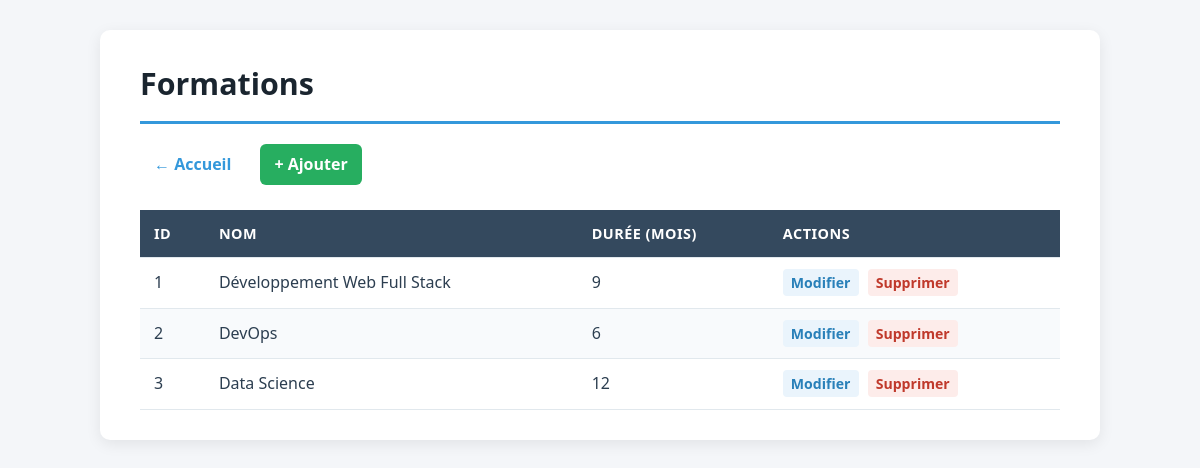
Screenshot of /formations/index.php with the database file from the repository.
### tables this page shows
CREATE TABLE formations (
    id INT AUTO_INCREMENT PRIMARY KEY,
    nom VARCHAR(100) NOT NULL,
    duree_mois INT NOT NULL
);

### formations/index.php (the view, shortened to what this page needs)
<?php
require_once '../database/connexion.php';
$formations = $pdo->query("SELECT * FROM formations ORDER BY id")->fetchAll();
?>
<!DOCTYPE html>
<html lang="fr">
<head>
    <link rel="stylesheet" href="/tp7-crud/style.css">
</head>
<body>
    <div class="container">
        <h1>Formations</h1>
        <div class="nav">
            <a href="../index.php">← Accueil</a>
            <a href="create.php" class="btn-add">+ Ajouter</a>
        </div>
        <table>
            <thead>
                <tr><th>ID</th><th>Nom</th><th>Durée (mois)</th><th>Actions</th></tr>
            </thead>
            <tbody>
            <?php foreach ($formations as $f): ?>
                <tr>
                    <td><?= $f['id'] ?></td>
                    <td><?= htmlspecialchars($f['nom']) ?></td>
                    <td><?= $f['duree_mois'] ?></td>
                    <td>
                        <a href="edit.php?id=<?= $f['id'] ?>" class="edit">Modifier</a>
                        <a href="delete.php?id=<?= $f['id'] ?>" class="delete"
                           onclick="return confirm('Supprimer cette formation ?')">Supprimer</a>
                    </td>
                </tr>
            <?php endforeach; ?>
            </tbody>
        </table>
    </div>
</body>
</html>

### style.css (style rules this page uses)
* { margin: 0; padding: 0; box-sizing: border-box; }
body { font-family: "Segoe UI", Tahoma, Geneva, Verdana, sans-serif; background: #f4f6f9; color: #2c3e50; line-height: 1.6; padding: 30px 20px; }
.container { max-width: 1000px; margin: 0 auto; background: #ffffff; padding: 30px 40px; border-radius: 10px; box-shadow: 0 4px 15px rgba(0, 0, 0, 0.08); }
h1 { font-size: 1.9rem; color: #1a252f; margin-bottom: 20px; padding-bottom: 12px; border-bottom: 3px solid #3498db; }
.nav { display: flex; gap: 15px; flex-wrap: wrap; margin-bottom: 25px; }
.nav a { text-decoration: none; color: #3498db; font-weight: 600; padding: 8px 14px; border-radius: 6px; transition: background 0.2s, color 0.2s; }
.nav a.btn-add { background: #27ae60; color: #ffffff; }
table { width: 100%; border-collapse: collapse; margin-top: 10px; background: #ffffff; }
table thead { background: #34495e; color: #ffffff; }
table th, table td { padding: 12px 14px; text-align: left; border-bottom: 1px solid #e1e8ed; }
table th { font-weight: 600; font-size: 0.9rem; text-transform: uppercase; letter-spacing: 0.5px; }
table tbody tr:nth-child(even) { background: #f8fafc; }
table a { text-decoration: none; font-weight: 600; padding: 4px 8px; border-radius: 4px; font-size: 0.88rem; }
table a.edit { color: #2980b9; background: #eaf4fc; }
table a.delete { color: #c0392b; background: #fdecea; margin-left: 5px; }

### rows the page displays
formations: id "1", nom "Développement Web Full Stack", duree_mois "9"
formations: id "2", nom "DevOps", duree_mois "6"
formations: id "3", nom "Data Science", duree_mois "12"
